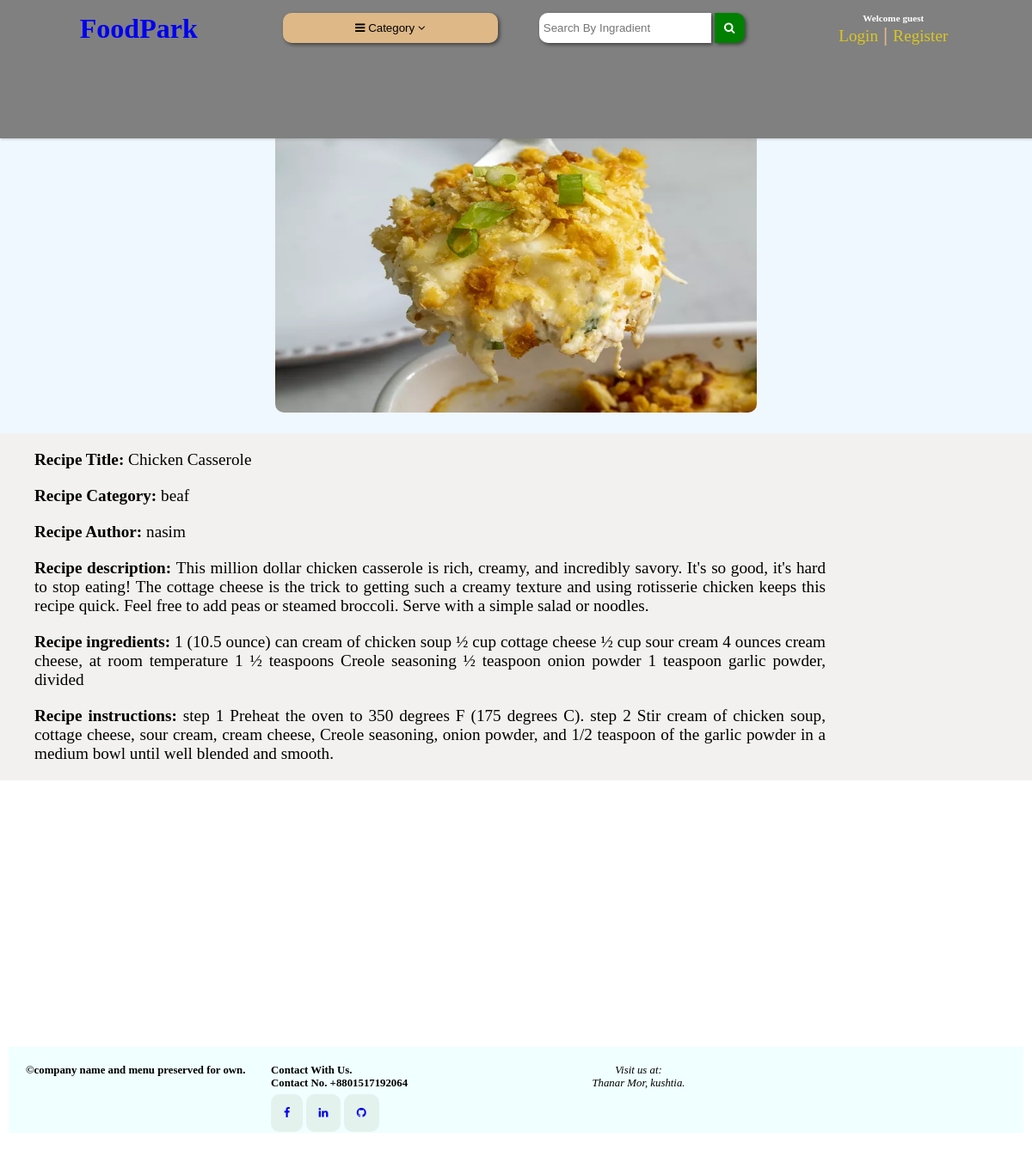
The page /store/product_details/beaf/chicken-casserole/ on the database its author committed.
### store/models.py (models this page shows, shortened)
class Product(models.Model):
    price = models.DecimalField(max_digits=10, decimal_places=3)
    product_name = models.CharField(max_length=100, unique=True)
    slug = models.SlugField(max_length=100,unique=True)
    description = models.TextField(max_length=500, blank=True)
    ingredients = models.TextField(max_length=500,blank=True)
    instructions = models.TextField(max_length=500,blank=True)
    image = models.ImageField(upload_to='photos/products')
    category = models.ForeignKey(Category, on_delete=models.CASCADE)
    created_date = models.DateTimeField(auto_now_add=True)
    modified_date = models.DateTimeField(auto_now=True)
    author = models.ForeignKey(User, on_delete=models.CASCADE,default=1, related_name='user_data')

### category/models.py (models this page shows)
class Category(models.Model):
    category_name = models.CharField(max_length=50, unique=True)
    slug = models.SlugField(max_length=100, unique=True)
    description = models.TextField(max_length=400, blank=True)
    cat_image = models.ImageField(upload_to='photos/categories', blank=True)
    def __str__(self):
        return self.category_name

### store/views.py (the view)
# urls.py: path('product_details/<slug:category_slug>/<slug:product_slug>/', views.product_detail, name='product_detail'),
def product_detail(request, category_slug, product_slug):
    single_product = Product.objects.get(category__slug = category_slug, slug=product_slug)
    return render(request, 'product_details.html', {'recipe':single_product})

### category/context_processors/context_processors.py (called while the page is built)
def category_context(request):
    category = Category.objects.all();
    return {'category': category};

### store/templates/product_details.html (shortened to what this page needs)
{% extends 'base.html' %}
{% block body%}
            <div class="row">
              <div class="cards-img">
                <div class="card-img">
                  <a class="img-wrap"> <img src="{{recipe.image.url}}"> </a>
                </div>
              </div>
              <div class="info-body">
                 <div class="card-info-details">
                    <p> <span>Recipe Title:</span> {{recipe.product_name}}</p>
                    <p><span>Recipe Category: </span> {{recipe.category}}</p>
                    <p> <span>Recipe Author: </span> {{recipe.author}}</p>
                    <p> <span>Recipe description:  </span> {{recipe.description}}</p>
                    <p> <span> Recipe ingredients:</span>  {{recipe.ingredients}}</p>
                    <p> <span>Recipe instructions: </span> {{recipe.instructions}}</p>
                  </div>
                 </div>
            </div>
{% endblock%}

### store/templates/product_details.html (style rules this page uses)
* { margin: 0; padding: 0; box-sizing: border-box; }
.row { width: 100%; }
.card-img { width: 100%; text-align: center; background-color: aliceblue; }
.img-wrap img { border-radius: 30px; width: 50%; height: 400px; padding: 20px; }
.info-body { width: 100%; background-color: rgb(243, 241, 239); text-align: left }
.card-info-details { width: 80%; margin-left: 20px; padding: 10px; text-align: justify; }
.card-info-details p { padding: 10px; font-size: 1.2rem; }
.card-info-details p span { font-weight: bold; }

### templates/base.html (style rules this page uses)
* { margin: 0; padding: 0; box-sizing: border-box; }
a { text-decoration: none; }

### rows shown on the page
Product: image (picture), product_name "Chicken Casserole", category "beaf", author "nasim", description "This million dollar chicken casserole is rich, creamy, and incredibly savory. It's so good, it's hard to stop eating! The cottage cheese is the trick to getting such a creamy texture and using rotisserie chicken keeps this recipe quick. Feel free to add peas or steamed broccoli. Serve with a simple salad or noodles.", ingredients "1 (10.5 ounce) can cream of chicken soup ½ cup cottage cheese ½ cup sour cream 4 ounces cream cheese, at room temperature 1 ½ teaspoons Creole seasoning ½ teaspoon onion powder 1 teaspoon garlic powder, divided", instructions "step 1 Preheat the oven to 350 degrees F (175 degrees C). step 2 Stir cream of chicken soup, cottage cheese, sour cream, cream cheese, Creole seasoning, onion powder, and 1/2 teaspoon of the garlic powder in a medium bowl until well blended and smooth."
